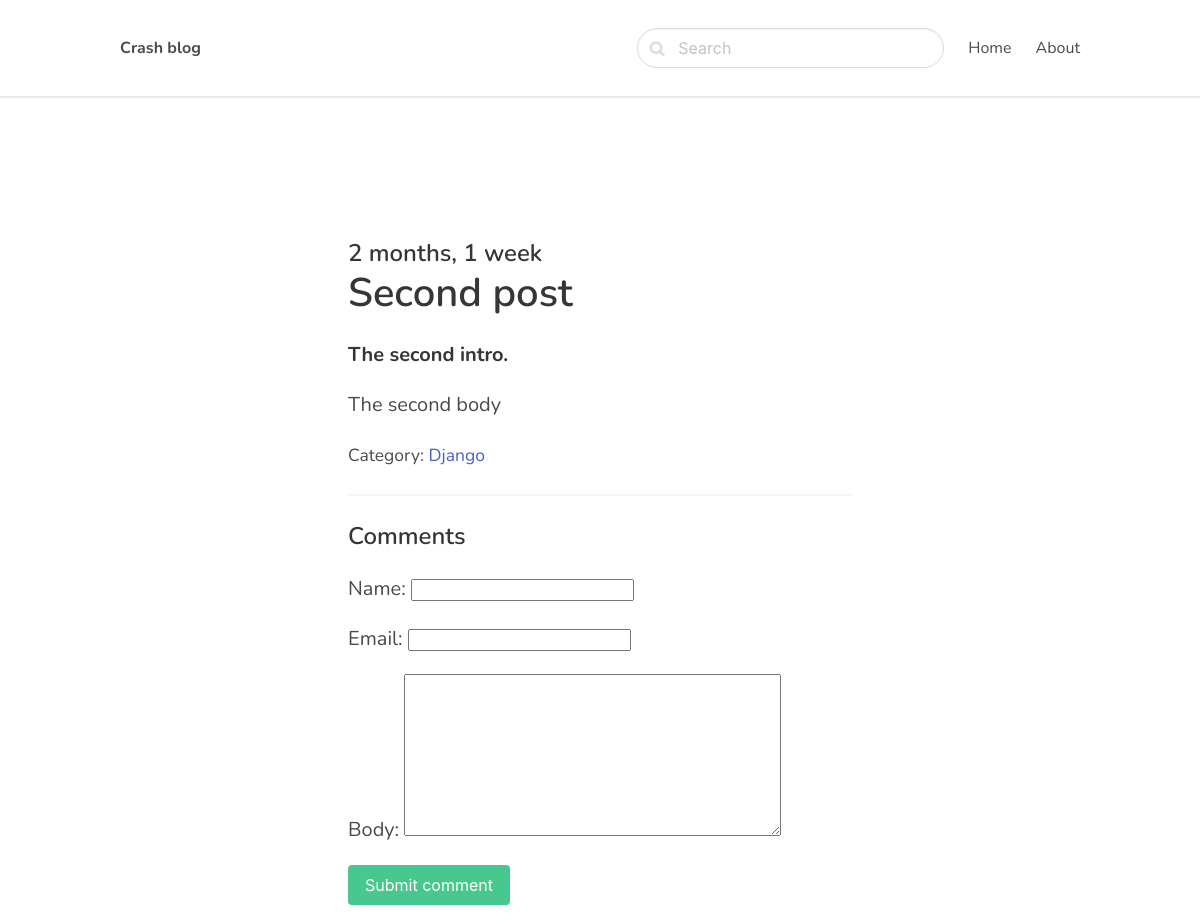
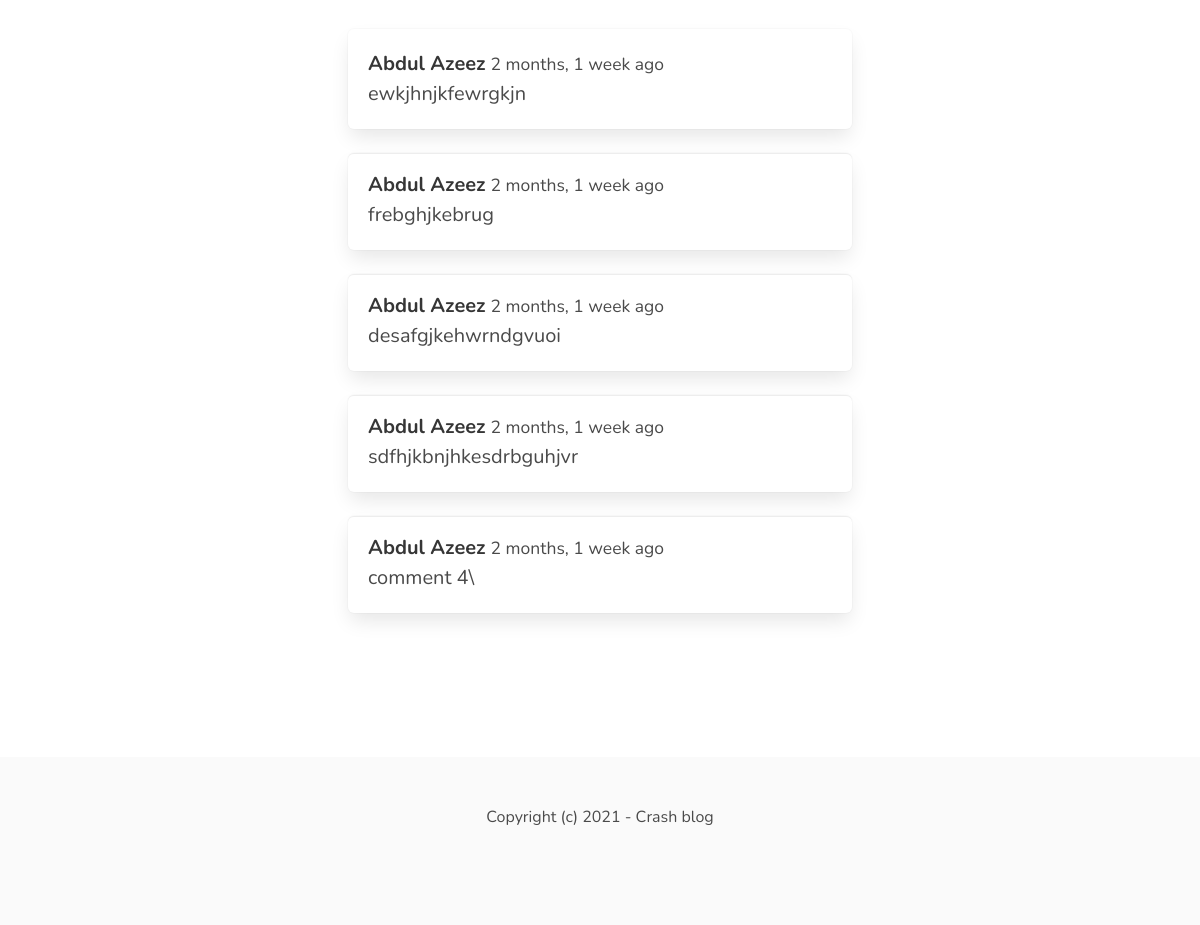
Screenshot of /django/this-is-the-second-post/ with the database file from the repository (2 pictures, top to bottom).
### blog/models.py (models this page shows, shortened)
class Post(models.Model):
    ACTIVE='active'
    DRAFT = 'draft'
    CHOICES_STATUS = (
        (ACTIVE,'Active'),
        (DRAFT,'Draft')
    )
    category = models.ForeignKey(Category,related_name='posts',on_delete=models.CASCADE)
    title = models.CharField(max_length=225)
    slug = models.SlugField()
    intro =models.TextField()
    body = models.TextField()
    created_at = models.DateTimeField(auto_now_add=True)
    status = models.CharField(max_length=10,choices=CHOICES_STATUS,default=ACTIVE)
    image= models.ImageField(upload_to='uploads/', blank=True, null =True)
    class Meta:
        ordering = ('-created_at',)

class Category(models.Model):
    title = models.CharField(max_length=225)
    slug = models.SlugField()
    class Meta:
        ordering = ('title',)
        verbose_name_plural = 'Categories'
    def __str__(self):
        return self.title

class Comment(models.Model):
    post = models.ForeignKey(Post, related_name='comments', on_delete=models.CASCADE)
    name = models.CharField(max_length=255)
    email = models.EmailField()
    body = models.TextField()
    created_at = models.DateTimeField(auto_now_add=True)

### blog/views.py (the view)
# urls.py: path('<slug:category_slug>/<slug:slug>/', views.detail, name='post_detail'),
def detail(request, category_slug, slug):
    post = get_object_or_404(Post, slug=slug, status=Post.ACTIVE)
    if request.method == 'POST':
        form=CommentForm(request.POST)
        if form.is_valid():
            comment=form.save(commit=False)
            comment.post =post
            comment.save()
            return redirect('post_detail',slug=slug)
    else:
        form = CommentForm()
    return render(request, 'blog/detail.html',{'post':post,'form':form})

### blog/forms.py
class CommentForm(forms.ModelForm):
    class Meta:
        model=Comment
        fields =('name','email','body')

### blog/templates/blog/detail.html (shortened to what this page needs)
{% extends 'core/base.html' %}
{% block content %}
<section class="hero">
    <div class="hero-body">
        <div class="container">
            <section class="section">
                <div class="columns">
                    <div class="column is-8 is-offset-2">
                        <div class="content is-medium">
                            <h2 class="subtitle is-4">{{ post.created_at |timesince }}</h2>
                            <h1 class="title">{{ post.title }}</h1>
                            <p><strong>{{ post.intro }}</strong></p>
                            <p>{{post.body}}</p>
                            <p><small>Category: <a href="{% url 'category_detail' post.category.slug %}">{{ post.category }}</a></small></p>
                            <hr>
                            <h2 class='subtitle is-4'>Comments</h2>
                            <form method="post" class='mb-6'>
                                {{ form.as_p }}
                                <div class="field">
                                    <div class="control">
                                        <button class="button is-success">Submit comment</button>
                                    </div>
                                </div>
                            </form>
                            {% for comment in post.comments.all %}
                                <article class="media box">
                                    <div class="classmedia-content">
                                        <strong>{{ comment.name}}</strong> <small>{{comment.created_at|timesince}} ago</small><br>
                                        {{ comment.body}}
                                    </div>
                                </article>
                            {% endfor %}
                        </div>
                    </div>
                </div>
            </section>
        </div>
    </div>
</section>
{% endblock  %}

### core/templates/core/base.html (shortened to what this page needs)
<!DOCTYPE html>
<html lang="en">
<head>
    <link rel="stylesheet" href="https://unpkg.com/bulma@0.9.4/css/bulma.min.css">
    <link href="https://stackpath.bootstrapcdn.com/font-awesome/4.7.0/css/font-awesome.min.css" rel="stylesheet">
</head>
<body>
<nav class="navbar">
    <div class="container">
        <div class="navbar-brand">
            <a class="navbar-item" href="/">
                <strong>Crash blog</strong>
            </a>
        </div>
        <div id="navbarMenu" class="navbar-menu">
            <div class="navbar-end">
                <div class="navbar-item">
                    <form method="get" action="{% url 'search' %}">
                        <div class="control has-icons-left">
                            <input class="input is-rounded" name="query" type="text" placeholder="Search">
                            <span class="icon is-left">
                            </span>
                        </div>
                    </form>
                </div>
                <a href="/" class="navbar-item{% if request.path == '/' %} is-active{% endif %}">Home</a>
                <a href="{% url 'about' %}" class="navbar-item{% if request.path == '/about/' %} is-active{% endif %}">About</a>
            </div>
        </div>
    </div>
</nav>
<section class="section">
    <div class="container">
        {% block content %}
        {% endblock %}
    </div>
</section>
<footer class="footer">
    <div class="content has-text-centered">
        <p>Copyright (c) 2021 - Crash blog</p>
    </div>
</footer>
</body>
</html>

### core/templates/core/base.html (style rules this page uses)
body { font-family: 'Nunito', sans-serif; }
nav.navbar { height: 6rem !important; box-shadow: 0 1px 3px 0 rgba(0, 0, 0, .1), 0 1px 2px 0 rgba(0, 0, 0, .06) !important; }

### rows the page displays
Post: created_at "2 months, 1 week", title "Second post", intro "The second intro.", body "The second body", category "Django"
Comment: name "Abdul Azeez", created_at "2 months, 1 week", body "ewkjhnjkfewrgkjn"
Comment: name "Abdul Azeez", created_at "2 months, 1 week", body "frebghjkebrug"
Comment: name "Abdul Azeez", created_at "2 months, 1 week", body "desafgjkehwrndgvuoi"
Comment: name "Abdul Azeez", created_at "2 months, 1 week", body "sdfhjkbnjhkesdrbguhjvr"
Comment: name "Abdul Azeez", created_at "2 months, 1 week", body "comment 4\\"
